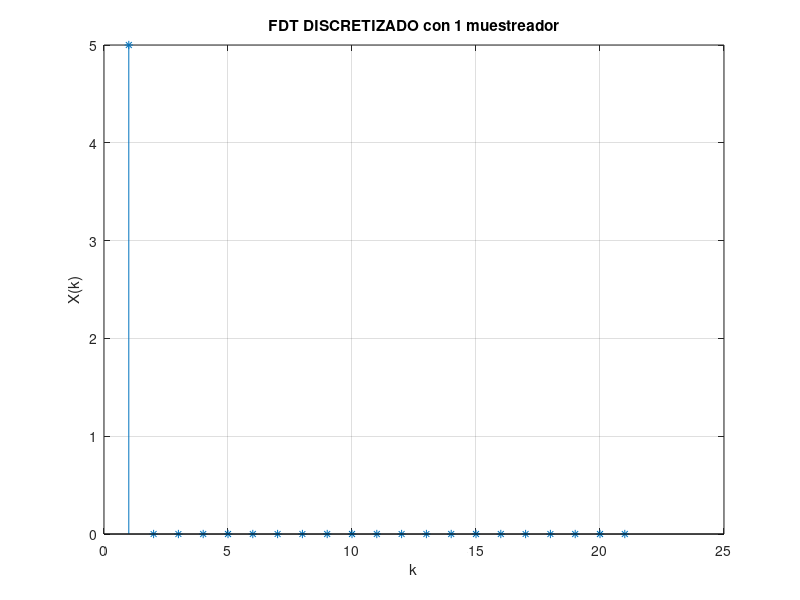

Write MATLAB code to recreate this figure.
disp('----------------------------------------------------------------------')
disp('--- 1. FDT discreta en lazo abierto, con UN muestreador            ---')
disp('----------------------------------------------------------------------')
disp('                        num')
disp('       M(z) = GH(z) =  -----')
disp('                        den')
disp('Ejemplo:')
disp('     k = 1/3;')
disp('     num = [0 exp(-2)-exp(-5) 0];')
disp('     den = [1 -(exp(-2)+exp(-5)) exp(-7)];')
disp(' ')

k = input('Ingrese constante k del numerador: ');
num = input('Ingrese el numerador: ');
den = input('Ingrese el denominador: ');

x = [1 zeros(1, 20)];
v = [0 20 0  0.5];  % ejeX de 0 a 20, eje y de 0 a 0.5
axis(v);
y = filter(k*num, den, x);
stem(y, '*')
title('FDT DISCRETIZADO con 1 muestreador')
xlabel('k')
ylabel('X(k)')
grid